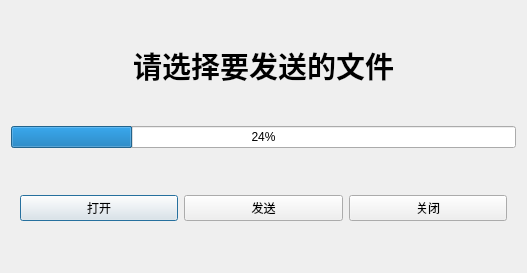
<?xml version="1.0" encoding="UTF-8"?>
<ui version="4.0">
 <class>TcpServer</class>
 <widget class="QDialog" name="TcpServer">
  <property name="geometry">
   <rect>
    <x>0</x>
    <y>0</y>
    <width>527</width>
    <height>273</height>
   </rect>
  </property>
  <property name="windowTitle">
   <string>Dialog</string>
  </property>
  <layout class="QVBoxLayout" name="verticalLayout">
   <item>
    <widget class="QLabel" name="serverStatusLabel">
     <property name="text">
      <string>&lt;html&gt;&lt;head/&gt;&lt;body&gt;&lt;p align=&quot;center&quot;&gt;&lt;span style=&quot; font-size:22pt; font-weight:700;&quot;&gt;请选择要发送的文件&lt;/span&gt;&lt;/p&gt;&lt;/body&gt;&lt;/html&gt;</string>
     </property>
    </widget>
   </item>
   <item>
    <widget class="QProgressBar" name="progressBar">
     <property name="value">
      <number>24</number>
     </property>
    </widget>
   </item>
   <item>
    <widget class="QWidget" name="widget" native="true">
     <layout class="QHBoxLayout" name="horizontalLayout">
      <item>
       <widget class="QPushButton" name="serverOpenBtn">
        <property name="text">
         <string>打开</string>
        </property>
       </widget>
      </item>
      <item>
       <widget class="QPushButton" name="serverSendBtn">
        <property name="text">
         <string>发送</string>
        </property>
       </widget>
      </item>
      <item>
       <widget class="QPushButton" name="serverCloseBtn">
        <property name="text">
         <string>关闭</string>
        </property>
       </widget>
      </item>
     </layout>
    </widget>
   </item>
  </layout>
 </widget>
 <resources/>
 <connections/>
</ui>
